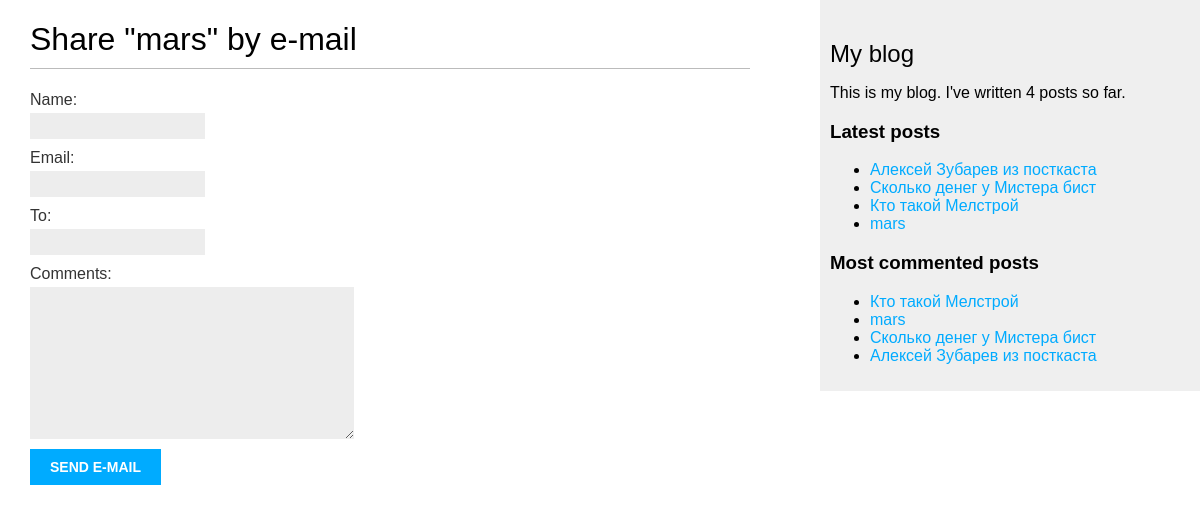
The page /blog/1/share/ on the database as committed earlier.
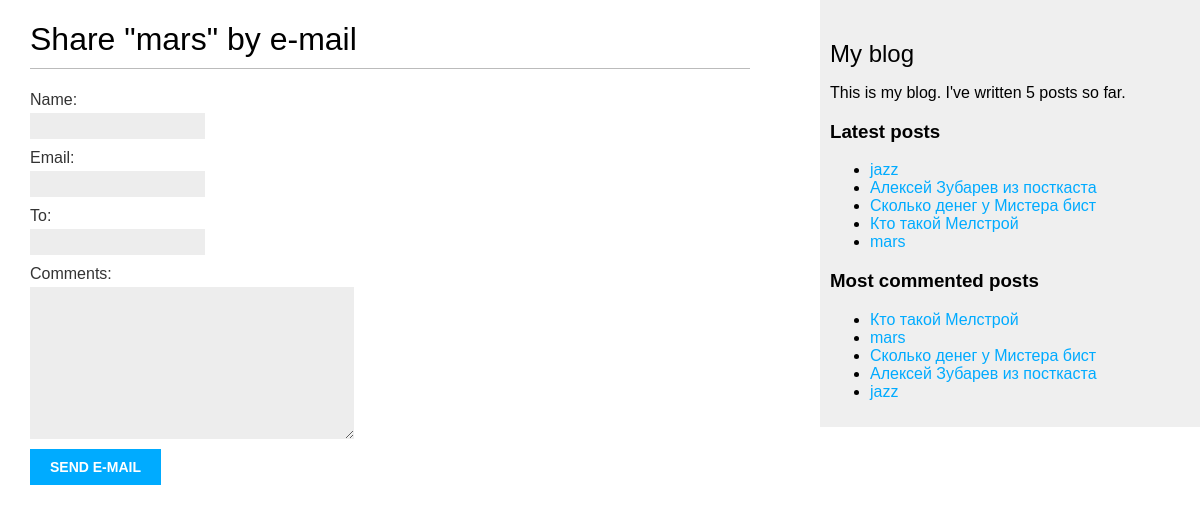
The same page on the database as committed later.
### blogs/models.py (models this page shows, shortened)
class Post(models.Model):
    class Status(models.TextChoices):
        DRAFT = 'DF', 'Draft'
        PUBLISHED = 'PB', 'Published'
    title = models.CharField(max_length=255)
    slug = models.SlugField(max_length=250,
                            unique_for_date='publish')
    author = models.ForeignKey(User,
                               on_delete=models.CASCADE,
                               related_name='blog_posts')
    body = models.TextField()
    publish = models.DateTimeField(default=timezone.now)
    created = models.DateTimeField(auto_now_add=True)
    updated = models.DateTimeField(auto_now=True)
    status = models.CharField(max_length=2, choices=Status.choices, default=Status.DRAFT)
    objects = models.Manager()
    published = PublishedManager()
    tags = TaggableManager()
    class Meta:
        ordering = ['-publish']
        indexes = [
            models.Index(fields=['-publish']),
        ]
    def get_absolute_url(self):
        return reverse('blogs:post_detail',
                       args=[self.publish.year,
                             self.publish.month,
                             self.publish.day,
                             self.slug])

### blogs/views.py (the view)
def post_share(request, post_id):
    post = get_object_or_404(Post, id=post_id, status=Post.Status.PUBLISHED)
    sent = False
    if request.method == 'POST':
        form = EmailPostForm(request.POST)
        if form.is_valid():
            cd = form.cleaned_data
            post_url = request.build_absolute_uri(post.get_absolute_url())
            subject = f"{cd['name']} recommends you read {post.title}"
            message = f"Read {post.title} at {post_url}\n\n {cd['name']}\'s comments: {cd['comments']}"
            send_mail(subject, message, 'zulpukarovmarsel30@gmail.com', [cd['to']])
            sent = True
    else:
        form = EmailPostForm()
    return render(request, 'blogs/post/share.html',
                  {'post': post,
                   'form': form,
                   'sent': sent})

### blogs/forms.py
class EmailPostForm(forms.Form):
    name = forms.CharField(max_length=25)
    email = forms.EmailField()
    to = forms.EmailField()
    comments = forms.CharField(required=False,
                               widget=forms.Textarea)

### blogs/models.py (called while the page is built)
    def get_queryset(self):
        return super().get_queryset()\
                        .filter(status=Post.Status.PUBLISHED)

### blogs/templatetags/blog_tags.py (called while the page is built)
@register.simple_tag
def total_posts():
    return Post.published.count()

@register.inclusion_tag('blogs/post/latest_posts.html')
def show_latest_posts(count=5):
    latest_posts = Post.published.order_by('-publish')[:count]
    return {'latest_posts': latest_posts}

@register.simple_tag
def get_most_commented_posts(count=5):
    return Post.published.annotate(
        total_comments=Count('comments')
    ).order_by('-total_comments')[:count]

### templates/blogs/post/share.html (shortened to what this page needs)
{% extends "blogs/base.html" %}
{% block content %}
    {% if sent %}
        <h1>E-mail successfully sent</h1>
        <p>
           "{{ post.title }}" was successfully sent
           to {{ form.changed_data.to }}.
        </p>
    {% else %}
        <h1>Share "{{ post.title }}" by e-mail</h1>
        <form method="post">
            {{ form.as_p }}
        <input type="submit" value="Send e-mail">
        </form>
    {% endif %}
{% endblock %}

### templates/blogs/base.html (shortened to what this page needs)
{% load blog_tags %}
{% load static %}
<!DOCTYPE html>
<html lang="en">
<head>
    <link href="{% static 'css/blog.css' %}" rel="stylesheet">
</head>
<body>
    <div id="content">
        {% block content %}
        {% endblock %}
    </div>
    <div id="sidebar">
        <h2>My blog</h2>
        <p>
            This is my blog.
            I've written {% total_posts %} posts so far.
        </p>
        <h3>Latest posts</h3>
        {% show_latest_posts %}
        <h3>Most commented posts</h3>
        {% get_most_commented_posts as most_commented_posts %}
        <ul>
            {% for post in most_commented_posts %}
                <li>
                    <a href="{{ post.get_absolute_url }}">{{ post.title }}</a>
                </li>
            {% endfor %}
        </ul>
    </div>
</body>
</html>

### templates/blogs/post/latest_posts.html
<ul>
    {% for post in latest_posts %}
       <li>
           <a href="{{ post.get_absolute_url }}">{{ post.title }}</a>
       </li>
    {% endfor %}
</ul>

Rows that differ between the two databases and show on the page:
added Post: title "jazz"
Other text that changed with them:
text no longer shown: "4"
text now shown: "5"
